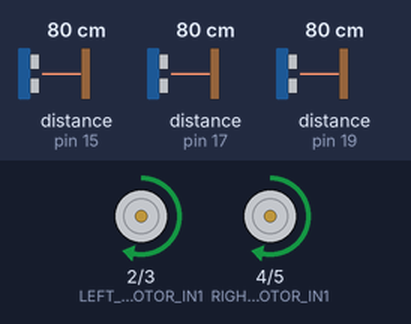
This sketch was run on a simulated Arduino Uno, built with avr-gcc and run on an emulated ATmega328P. Shown: motor-driver pin pairs drawn as motors (green arrow = first pin HIGH = forward, orange = second pin HIGH = backward, longer = more drive, scaled by the enable pin). Inputs (shaded band) come from the test bench; at power-on: distance to the obstacle (sensors on pin 17, pin 15, pin 19) 80 cm. The echo pulse lasts 58.3 µs per cm.

Above: at 1.2 s.
1.3 s: distance to the obstacle (sensor on pin 17) set to 21 cm
2.8 s: distance to the obstacle (sensor on pin 17) set to 18 cm
At 3.9 s:
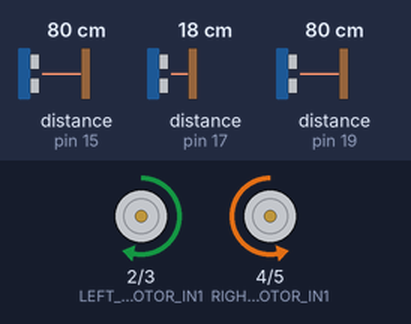
4.3 s: distance to the obstacle (sensor on pin 15) set to 85 cm
At 5.4 s:
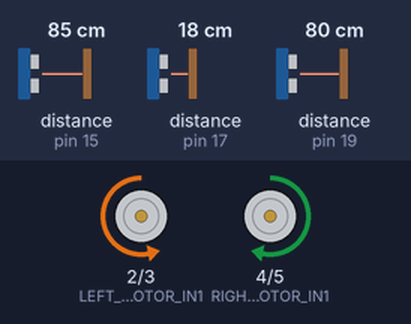
5.8 s: distance to the obstacle (sensor on pin 15) set to 2 cm
At 6.1 s:
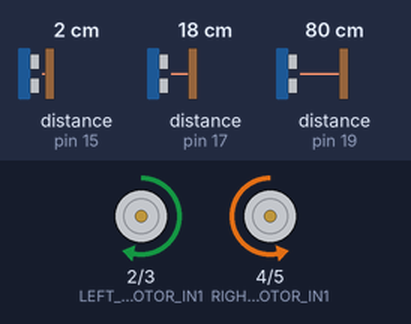
7.3 s: distance to the obstacle (sensor on pin 15) set to 120 cm
At 7.6 s:
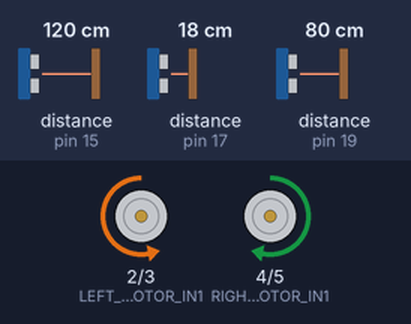
Timing chart, 0 to 9.8 s (numbered marks = the images above; inputs shaded):
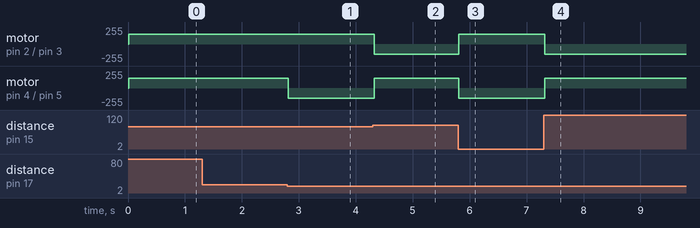

Measured:
- the behaviour switches between 20 and 19 cm on distance to the obstacle (sensor on pin 17) (found by bisection; images 0 and 1)
- the behaviour switches between 80 and 81 cm on distance to the obstacle (sensor on pin 15) (found by bisection; images 1 and 2)
- after the input at 1.3 s, every drawn part: stays the same
- after the input at 2.8 s, motor on pin 4 (RIGHT_MOTOR_IN1) / pin 5 (RIGHT_MOTOR_IN2): forward 150/255 → backward 150/255 at once
- after the input at 4.3 s, motor on pin 2 (LEFT_MOTOR_IN1) / pin 3 (LEFT_MOTOR_IN2): forward 150/255 → backward 150/255 at once; motor on pin 4 (RIGHT_MOTOR_IN1) / pin 5 (RIGHT_MOTOR_IN2): backward 150/255 → forward 150/255 at once
- after the input at 5.8 s, motor on pin 2 (LEFT_MOTOR_IN1) / pin 3 (LEFT_MOTOR_IN2): backward 150/255 → forward 150/255 at once; motor on pin 4 (RIGHT_MOTOR_IN1) / pin 5 (RIGHT_MOTOR_IN2): forward 150/255 → backward 150/255 at once
- after the input at 7.3 s, motor on pin 2 (LEFT_MOTOR_IN1) / pin 3 (LEFT_MOTOR_IN2): forward 150/255 → backward 150/255 at once; motor on pin 4 (RIGHT_MOTOR_IN1) / pin 5 (RIGHT_MOTOR_IN2): backward 150/255 → forward 150/255 at once

The sketch:

Exp22.ino
```cpp
#include <NewPing.h>

#define LEFT_TRIG_PIN 14
#define LEFT_ECHO_PIN 15
#define FRONT_TRIG_PIN 16
#define FRONT_ECHO_PIN 17
#define RIGHT_TRIG_PIN 18
#define RIGHT_ECHO_PIN 19
#define MAX_DISTANCE 200 // Maximum distance we want to ping for (in centimeters). Maximum sensor distance is rated at 400-500cm.

NewPing leftSensor(LEFT_TRIG_PIN, LEFT_ECHO_PIN, MAX_DISTANCE);
NewPing frontSensor(FRONT_TRIG_PIN, FRONT_ECHO_PIN, MAX_DISTANCE);
NewPing rightSensor(RIGHT_TRIG_PIN, RIGHT_ECHO_PIN, MAX_DISTANCE);

const int LEFT_MOTOR_IN1 = 2;  // Define the pins for controlling left motor direction
const int LEFT_MOTOR_IN2 = 3;  // Added a corrected direction pin for left motor
const int RIGHT_MOTOR_IN1 = 4; // Define the pins for controlling right motor direction
const int RIGHT_MOTOR_IN2 = 5;

const int ENA = 9;  // Enable pin for left motor (PWM control)
const int ENB = 10; // Enable pin for right motor (PWM control)

void setup() {
  Serial.begin(9600);
  pinMode(LEFT_MOTOR_IN1, OUTPUT); // Set motor driver pins as outputs
  pinMode(LEFT_MOTOR_IN2, OUTPUT);
  pinMode(RIGHT_MOTOR_IN1, OUTPUT);
  pinMode(RIGHT_MOTOR_IN2, OUTPUT);

  pinMode(ENA, OUTPUT); // Enable pin for PWM control of left motor
  pinMode(ENB, OUTPUT); // Enable pin for PWM control of right motor
}

void loop() {
  int leftDistance = leftSensor.ping_cm();
  int frontDistance = frontSensor.ping_cm();
  int rightDistance = rightSensor.ping_cm();

  if (leftDistance > 0 && rightDistance > 0 && frontDistance > 0) {
    if (frontDistance < 20) { // If obstacle in front
      if (leftDistance > rightDistance) {
        // Turn left
        turnLeft();
      } else {
        // Turn right
        turnRight();
      }
    } else {
      // Move forward
      moveForward();
    }
  }
}

void moveForward() {
  // Set speed of the motors (PWM value between 0-255)
  analogWrite(ENA, 150); // Speed control for left motor
  analogWrite(ENB, 150); // Speed control for right motor

  // Control the motors to move the robot forward
  digitalWrite(LEFT_MOTOR_IN1, HIGH);
  digitalWrite(LEFT_MOTOR_IN2, LOW);
  digitalWrite(RIGHT_MOTOR_IN1, HIGH);
  digitalWrite(RIGHT_MOTOR_IN2, LOW);
}

void turnLeft() {
  // Set speed of the motors (PWM value between 0-255)
  analogWrite(ENA, 150); // Speed control for left motor
  analogWrite(ENB, 150); // Speed control for right motor

  // Control the motors to turn left
  digitalWrite(LEFT_MOTOR_IN1, LOW);
  digitalWrite(LEFT_MOTOR_IN2, HIGH);
  digitalWrite(RIGHT_MOTOR_IN1, HIGH);
  digitalWrite(RIGHT_MOTOR_IN2, LOW);
}

void turnRight() {
  // Set speed of the motors (PWM value between 0-255)
  analogWrite(ENA, 150); // Speed control for left motor
  analogWrite(ENB, 150); // Speed control for right motor

  // Control the motors to turn right
  digitalWrite(LEFT_MOTOR_IN1, HIGH);
  digitalWrite(LEFT_MOTOR_IN2, LOW);
  digitalWrite(RIGHT_MOTOR_IN1, LOW);
  digitalWrite(RIGHT_MOTOR_IN2, HIGH);
}
```
